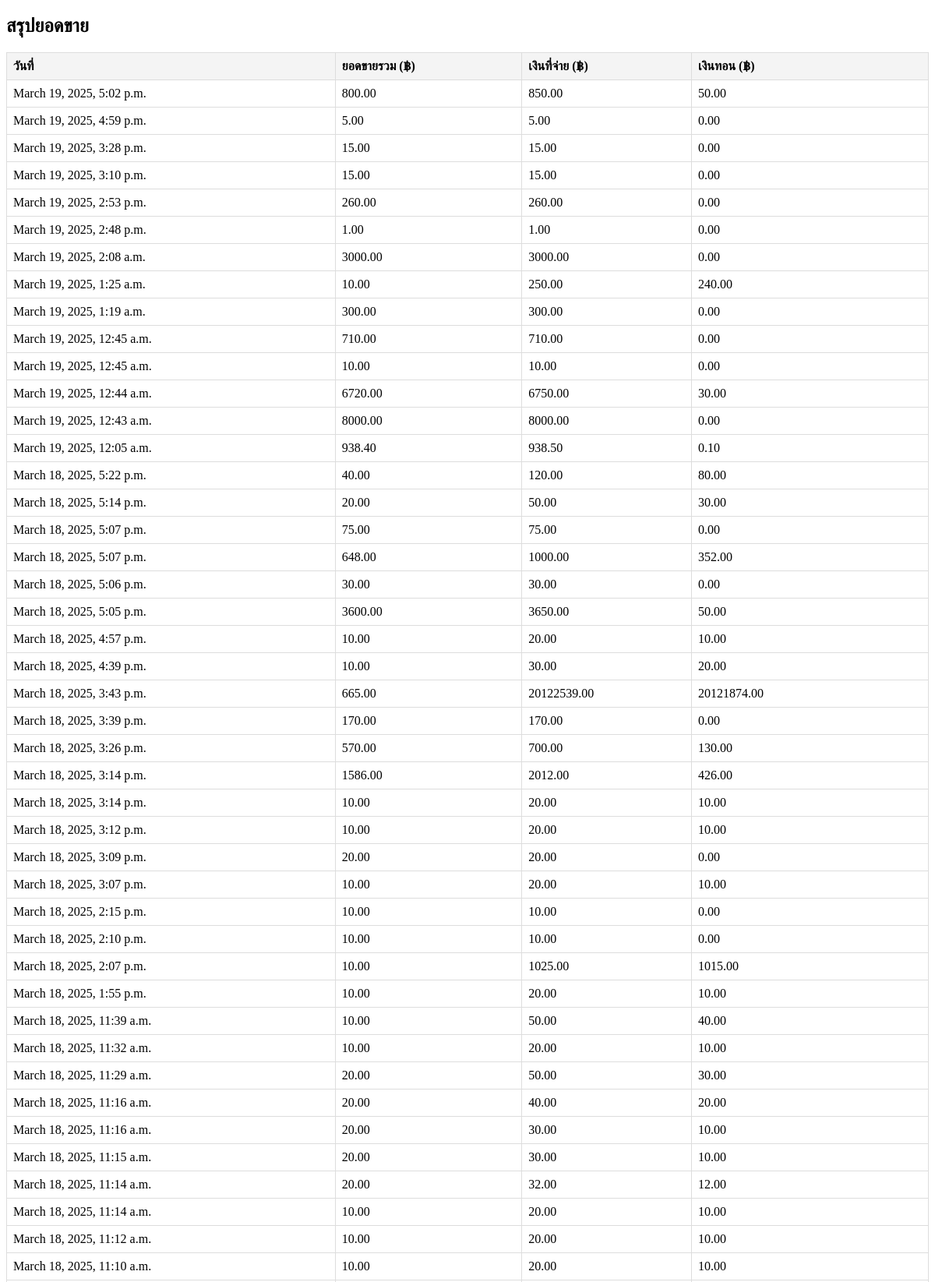
The app's page /Circulation1 (upper part) with its own data.
### Dashboard/models.py (models this page shows, shortened)
class SaleRecord(models.Model):
    total_amount = models.DecimalField(max_digits=10, decimal_places=2)
    entered_amount = models.DecimalField(max_digits=10, decimal_places=2)
    change = models.DecimalField(max_digits=10, decimal_places=2)
    timestamp = models.DateTimeField()
    Pofitprice = models.DecimalField(max_digits=10, decimal_places=2, default=0.00)
    stock_adjustments = models.JSONField()  # ใช้ JSONField สำหรับบันทึกข้อมูล Array
    cashier = models.ForeignKey(User, on_delete=models.CASCADE, null=True, blank=True, default=1)
    class Meta:
        verbose_name = "รายการสินค้าที่บันทึก"  # เปลี่ยนชื่อที่แสดงใน Admin
        verbose_name_plural = "บันทึกรายการสำหรับการขาย"  # ชื่อพหูพจน์ใน Admin

### DashboardUser/views.py (the view)
def Circulation3(request):
    filter_type = request.GET.get("filter", "year")  # ค่าเริ่มต้นเป็น "year"
    today = datetime.now()
    if filter_type == "day":
        start_date = today - timedelta(days=1)
    elif filter_type == "week":
        start_date = today - timedelta(weeks=1)
    elif filter_type == "month":
        start_date = today - timedelta(days=30)
    elif filter_type == "3months":
        start_date = today - timedelta(days=90)
    elif filter_type == "6months":
        start_date = today - timedelta(days=180)
    else:  # "year"
        start_date = today - timedelta(days=365)
    records1 = SaleRecord.objects.filter(timestamp__gte=start_date).order_by('-timestamp')
    total_sum = records1.aggregate(total=Sum("total_amount"))["total"] or 0
    return render(request, "Circulation1.html", {
        "records1": records1,
        "total_sum": total_sum,
        "filter_type": filter_type  # ส่งค่า filter_type ไปยัง template
    })

### DashboardUser/templates/Circulation1.html (shortened to what this page needs)
<!DOCTYPE html>
{% load humanize %}
{% load static %}
<html>
    <head>
        <link rel="stylesheet" href="">
    </head>
   <body>
    <h2>สรุปยอดขาย</h2>
    <table>
        <thead>
            <tr>
                <th>วันที่</th>
                <th>ยอดขายรวม (฿)</th>
                <th>เงินที่จ่าย (฿)</th>
                <th>เงินทอน (฿)</th>
            </tr>
        </thead>
        <tbody>
            {% for record in records1 %}
            <tr>
                <td>{{ record.timestamp }}</td>
                <td>{{ record.total_amount }}</td>
                <td>{{ record.entered_amount }}</td>
                <td>{{ record.change }}</td>
            </tr>
            {% endfor %}
        </tbody>
    </table>
</body>
</html>

### DashboardUser/templates/Circulation1.html (style rules this page uses)
table { width: 100%; border-collapse: collapse; margin-top: 20px; }
th, td { border: 1px solid #ddd; padding: 8px; text-align: left; }
th { background-color: #f4f4f4; }

### records on screen
SaleRecord: timestamp "March 19, 2025, 5:02 p.m.", total_amount "800.00", entered_amount "850.00", change "50.00"
SaleRecord: timestamp "March 19, 2025, 4:59 p.m.", total_amount "5.00", entered_amount "5.00", change "0.00"
SaleRecord: timestamp "March 19, 2025, 3:28 p.m.", total_amount "15.00", entered_amount "15.00", change "0.00"
SaleRecord: timestamp "March 19, 2025, 3:10 p.m.", total_amount "15.00", entered_amount "15.00", change "0.00"
SaleRecord: timestamp "March 19, 2025, 2:53 p.m.", total_amount "260.00", entered_amount "260.00", change "0.00"
SaleRecord: timestamp "March 19, 2025, 2:48 p.m.", total_amount "1.00", entered_amount "1.00", change "0.00"
SaleRecord: timestamp "March 19, 2025, 2:08 a.m.", total_amount "3000.00", entered_amount "3000.00", change "0.00"
SaleRecord: timestamp "March 19, 2025, 1:25 a.m.", total_amount "10.00", entered_amount "250.00", change "240.00"
SaleRecord: timestamp "March 19, 2025, 1:19 a.m.", total_amount "300.00", entered_amount "300.00", change "0.00"
SaleRecord: timestamp "March 19, 2025, 12:45 a.m.", total_amount "710.00", entered_amount "710.00", change "0.00"
SaleRecord: timestamp "March 19, 2025, 12:45 a.m.", total_amount "10.00", entered_amount "10.00", change "0.00"
SaleRecord: timestamp "March 19, 2025, 12:44 a.m.", total_amount "6720.00", entered_amount "6750.00", change "30.00"
SaleRecord: timestamp "March 19, 2025, 12:43 a.m.", total_amount "8000.00", entered_amount "8000.00", change "0.00"
SaleRecord: timestamp "March 19, 2025, 12:05 a.m.", total_amount "938.40", entered_amount "938.50", change "0.10"
SaleRecord: timestamp "March 18, 2025, 5:22 p.m.", total_amount "40.00", entered_amount "120.00", change "80.00"
SaleRecord: timestamp "March 18, 2025, 5:14 p.m.", total_amount "20.00", entered_amount "50.00", change "30.00"
SaleRecord: timestamp "March 18, 2025, 5:07 p.m.", total_amount "75.00", entered_amount "75.00", change "0.00"
SaleRecord: timestamp "March 18, 2025, 5:07 p.m.", total_amount "648.00", entered_amount "1000.00", change "352.00"
SaleRecord: timestamp "March 18, 2025, 5:06 p.m.", total_amount "30.00", entered_amount "30.00", change "0.00"
SaleRecord: timestamp "March 18, 2025, 5:05 p.m.", total_amount "3600.00", entered_amount "3650.00", change "50.00"
SaleRecord: timestamp "March 18, 2025, 4:57 p.m.", total_amount "10.00", entered_amount "20.00", change "10.00"
SaleRecord: timestamp "March 18, 2025, 4:39 p.m.", total_amount "10.00", entered_amount "30.00", change "20.00"
SaleRecord: timestamp "March 18, 2025, 3:43 p.m.", total_amount "665.00", entered_amount "20122539.00", change "20121874.00"
SaleRecord: timestamp "March 18, 2025, 3:39 p.m.", total_amount "170.00", entered_amount "170.00", change "0.00"
SaleRecord: timestamp "March 18, 2025, 3:26 p.m.", total_amount "570.00", entered_amount "700.00", change "130.00"
SaleRecord: timestamp "March 18, 2025, 3:14 p.m.", total_amount "1586.00", entered_amount "2012.00", change "426.00"
SaleRecord: timestamp "March 18, 2025, 3:14 p.m.", total_amount "10.00", entered_amount "20.00", change "10.00"
SaleRecord: timestamp "March 18, 2025, 3:12 p.m.", total_amount "10.00", entered_amount "20.00", change "10.00"
SaleRecord: timestamp "March 18, 2025, 3:09 p.m.", total_amount "20.00", entered_amount "20.00", change "0.00"
SaleRecord: timestamp "March 18, 2025, 3:07 p.m.", total_amount "10.00", entered_amount "20.00", change "10.00"
SaleRecord: timestamp "March 18, 2025, 2:15 p.m.", total_amount "10.00", entered_amount "10.00", change "0.00"
SaleRecord: timestamp "March 18, 2025, 2:10 p.m.", total_amount "10.00", entered_amount "10.00", change "0.00"
SaleRecord: timestamp "March 18, 2025, 2:07 p.m.", total_amount "10.00", entered_amount "1025.00", change "1015.00"
SaleRecord: timestamp "March 18, 2025, 1:55 p.m.", total_amount "10.00", entered_amount "20.00", change "10.00"
SaleRecord: timestamp "March 18, 2025, 11:39 a.m.", total_amount "10.00", entered_amount "50.00", change "40.00"
SaleRecord: timestamp "March 18, 2025, 11:32 a.m.", total_amount "10.00", entered_amount "20.00", change "10.00"
SaleRecord: timestamp "March 18, 2025, 11:29 a.m.", total_amount "20.00", entered_amount "50.00", change "30.00"
SaleRecord: timestamp "March 18, 2025, 11:16 a.m.", total_amount "20.00", entered_amount "40.00", change "20.00"
SaleRecord: timestamp "March 18, 2025, 11:16 a.m.", total_amount "20.00", entered_amount "30.00", change "10.00"
SaleRecord: timestamp "March 18, 2025, 11:15 a.m.", total_amount "20.00", entered_amount "30.00", change "10.00"
SaleRecord: timestamp "March 18, 2025, 11:14 a.m.", total_amount "20.00", entered_amount "32.00", change "12.00"
SaleRecord: timestamp "March 18, 2025, 11:14 a.m.", total_amount "10.00", entered_amount "20.00", change "10.00"
SaleRecord: timestamp "March 18, 2025, 11:12 a.m.", total_amount "10.00", entered_amount "20.00", change "10.00"
SaleRecord: timestamp "March 18, 2025, 11:10 a.m.", total_amount "10.00", entered_amount "20.00", change "10.00"
